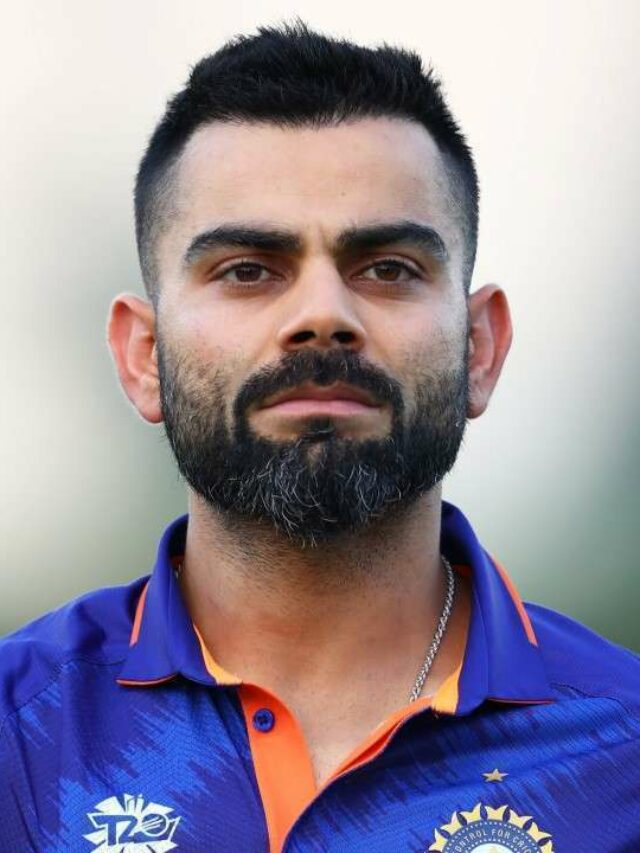
#> input picture IMG11.jpeg, 640 x 853 px
$ python streamlit_app.py
#> lines starting #> are read from the running program, lines starting #| are printed output that depends on the picture; after the words box and inside, x2 and y2 are one past the last pixel; in counts of white or black regions, pixels touching at a corner belong together
import cv2
import numpy as np
import matplotlib.pyplot as plt
def read_file(filename):
#> called with filename = 'IMG11.jpeg'
  img=cv2.imread(filename)
#> img is the input picture: shape (853, 640, 3); mean B, G, R 153.6, 137.7, 146
  img =cv2.cvtColor(img,cv2.COLOR_BGR2RGB)
  return img
filename="IMG11.jpeg"
img=read_file(filename)
image=np.copy(img)
#create edge mask
def edge_mask(img, line_size, blur_value):
#> called with line_size = 7, blur_value = 7
    gray=cv2.cvtColor(img, cv2.COLOR_RGB2GRAY)
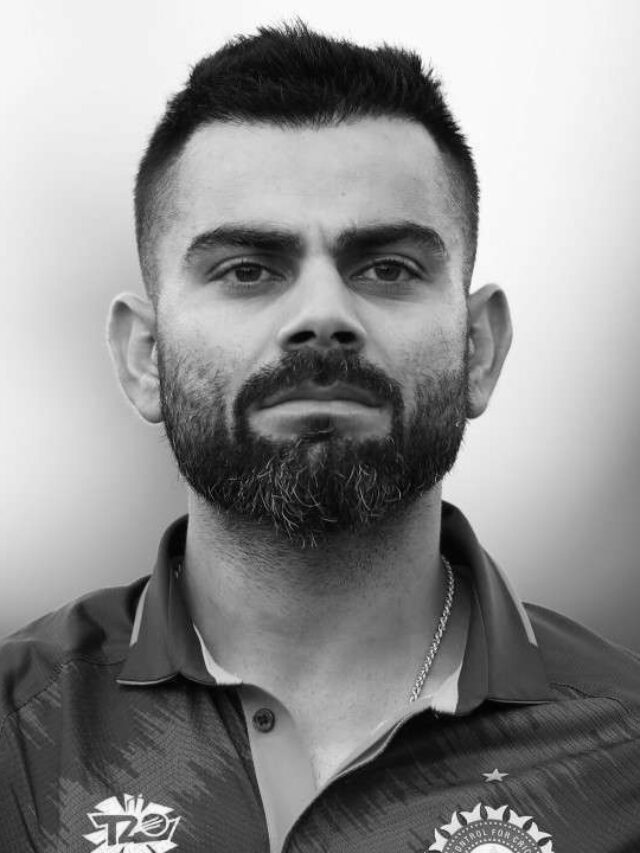
#> gray: shape (853, 640); min 0, max 255, mean 142
    gray_blur= cv2.medianBlur(gray, blur_value)

    edges= cv2.adaptiveThreshold(gray_blur, 255, cv2.ADAPTIVE_THRESH_MEAN_C, cv2.THRESH_BINARY, line_size, blur_value)
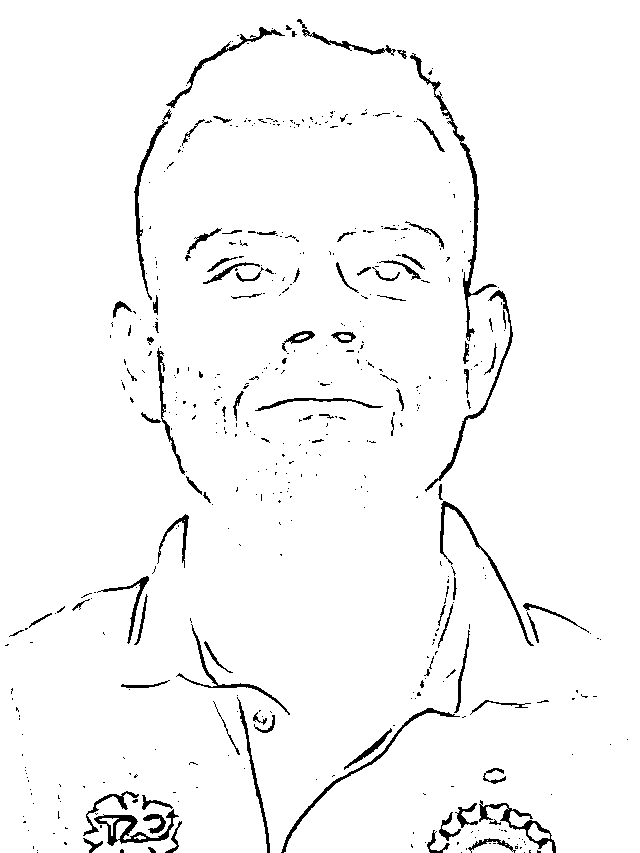
#> edges: shape (853, 640); 96.8% white; 485 black regions (388 under 20 px), largest, box (x1, y1, x2, y2) and area: (410, 53, 497, 341) 1316, (94, 809, 179, 846) 833, (281, 708, 460, 853) 792
    return edges
line_size, blur_value=7, 7
edges= edge_mask(img, line_size, blur_value)
def color_quantization(img, k):
#> called with k = 9
    data=np.float32(img).reshape((-1,3))
    criteria=(cv2.TERM_CRITERIA_EPS+ cv2.TERM_CRITERIA_MAX_ITER, 20, 0.001)
    ret , label, center = cv2.kmeans(data, k, None, criteria, 10, cv2.KMEANS_RANDOM_CENTERS)
#> ret = 407603391.9; center = [[39.99, 45.78, 147], [151.1, 155.9, 152.9], [53.56, 74.55, 194.7], [81.36, 61.94, 58.99], [206.6, 141.5, 115.8], [138.1, 101.1, 87.95], [207, 195.1, 186.8], [26.27, 25.1, 35.09], [239.2, 237.3, 232.4]]
    center= np.uint8(center)
#> center = [[39, 45, 146], [151, 155, 152], [53, 74, 194], [81, 61, 58], [206, 141, 115], [138, 101, 87], [206, 195, 186], [26, 25, 35], [239, 237, 232]]
    result=center[label.flatten()]
    result=result.reshape(img.shape)
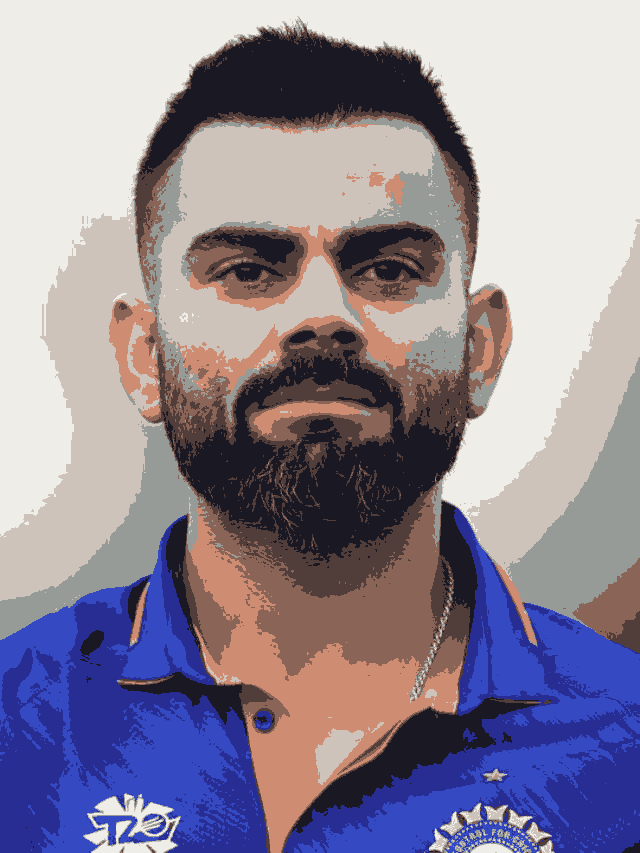
#> result: shape (853, 640, 3); mean R, G, B 145.6, 137.3, 153

    return result
img=color_quantization(img, k=9)
#reduce the noise
blurred= cv2.bilateralFilter(img, d=4, sigmaColor= 200, sigmaSpace=200)
def cartoon():
    c=cv2.bitwise_and(blurred,blurred,mask=edges)
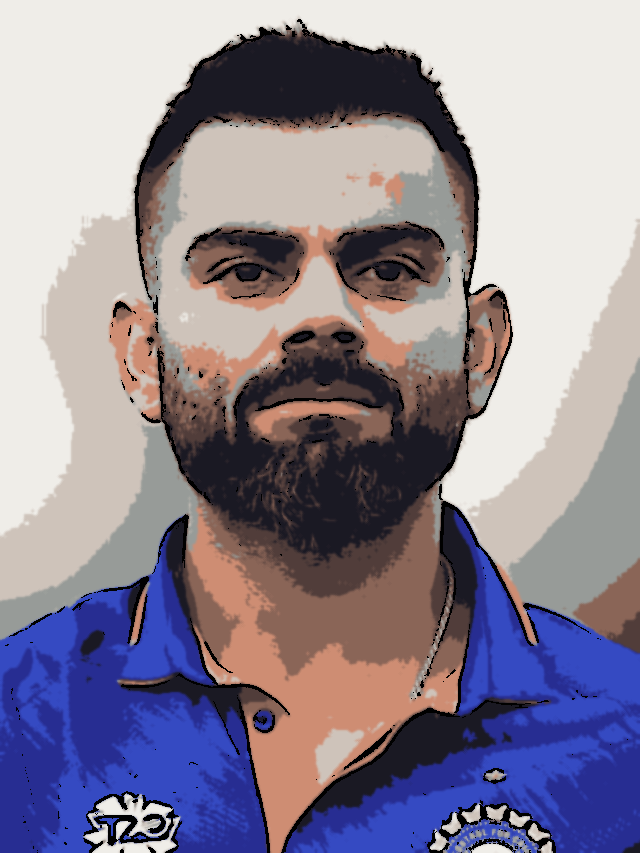
#> c: shape (853, 640, 3); mean R, G, B 142.9, 134.9, 149.9
    plt.imshow(c)
    plt.axis('off')
    plt.show()

cartoon()
